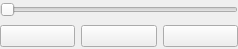
<?xml version="1.0" encoding="UTF-8"?>
<ui version="4.0">
 <class>PlayResourceFrame</class>
 <widget class="QFrame" name="PlayResourceFrame">
  <property name="geometry">
   <rect>
    <x>0</x>
    <y>0</y>
    <width>238</width>
    <height>49</height>
   </rect>
  </property>
  <property name="windowTitle">
   <string>Frame</string>
  </property>
  <property name="styleSheet">
   <string notr="true"/>
  </property>
  <property name="frameShape">
   <enum>QFrame::NoFrame</enum>
  </property>
  <property name="frameShadow">
   <enum>QFrame::Sunken</enum>
  </property>
  <property name="lineWidth">
   <number>1</number>
  </property>
  <layout class="QGridLayout" name="gridLayout">
   <property name="margin">
    <number>0</number>
   </property>
   <item row="0" column="0" colspan="3">
    <widget class="QSlider" name="slider">
     <property name="maximum">
      <number>999</number>
     </property>
     <property name="orientation">
      <enum>Qt::Horizontal</enum>
     </property>
    </widget>
   </item>
   <item row="1" column="0">
    <widget class="QPushButton" name="pushButton_5">
     <property name="text">
      <string/>
     </property>
     <property name="icon">
      <iconset resource="../KlamptQt/icons.qrc">
       <normaloff>:/Images/Images/media-playback-start.svg</normaloff>:/Images/Images/media-playback-start.svg</iconset>
     </property>
    </widget>
   </item>
   <item row="1" column="2">
    <widget class="QPushButton" name="pushButton_3">
     <property name="text">
      <string/>
     </property>
     <property name="icon">
      <iconset resource="../KlamptQt/icons.qrc">
       <normaloff>:/Images/Images/media-record.svg</normaloff>:/Images/Images/media-record.svg</iconset>
     </property>
    </widget>
   </item>
   <item row="1" column="1">
    <widget class="QPushButton" name="pushButton_2">
     <property name="text">
      <string/>
     </property>
     <property name="icon">
      <iconset resource="../KlamptQt/icons.qrc">
       <normaloff>:/Images/Images/media-playback-pause.svg</normaloff>:/Images/Images/media-playback-pause.svg</iconset>
     </property>
    </widget>
   </item>
  </layout>
 </widget>
 <resources>
  <include location="../KlamptQt/icons.qrc"/>
  <include location="../KlamptQt/icons.qrc"/>
 </resources>
 <connections>
  <connection>
   <sender>pushButton_5</sender>
   <signal>clicked()</signal>
   <receiver>PlayResourceFrame</receiver>
   <slot>Play()</slot>
   <hints>
    <hint type="sourcelabel">
     <x>45</x>
     <y>95</y>
    </hint>
    <hint type="destinationlabel">
     <x>4</x>
     <y>104</y>
    </hint>
   </hints>
  </connection>
  <connection>
   <sender>pushButton_2</sender>
   <signal>clicked()</signal>
   <receiver>PlayResourceFrame</receiver>
   <slot>Pause()</slot>
   <hints>
    <hint type="sourcelabel">
     <x>115</x>
     <y>95</y>
    </hint>
    <hint type="destinationlabel">
     <x>159</x>
     <y>104</y>
    </hint>
   </hints>
  </connection>
  <connection>
   <sender>pushButton_3</sender>
   <signal>clicked()</signal>
   <receiver>PlayResourceFrame</receiver>
   <slot>Record()</slot>
   <hints>
    <hint type="sourcelabel">
     <x>172</x>
     <y>95</y>
    </hint>
    <hint type="destinationlabel">
     <x>181</x>
     <y>102</y>
    </hint>
   </hints>
  </connection>
  <connection>
   <sender>slider</sender>
   <signal>sliderMoved(int)</signal>
   <receiver>PlayResourceFrame</receiver>
   <slot>NewTime(int)</slot>
   <hints>
    <hint type="sourcelabel">
     <x>145</x>
     <y>39</y>
    </hint>
    <hint type="destinationlabel">
     <x>180</x>
     <y>16</y>
    </hint>
   </hints>
  </connection>
 </connections>
 <slots>
  <slot>Play()</slot>
  <slot>Pause()</slot>
  <slot>Record()</slot>
  <slot>NewTime(int)</slot>
 </slots>
</ui>
